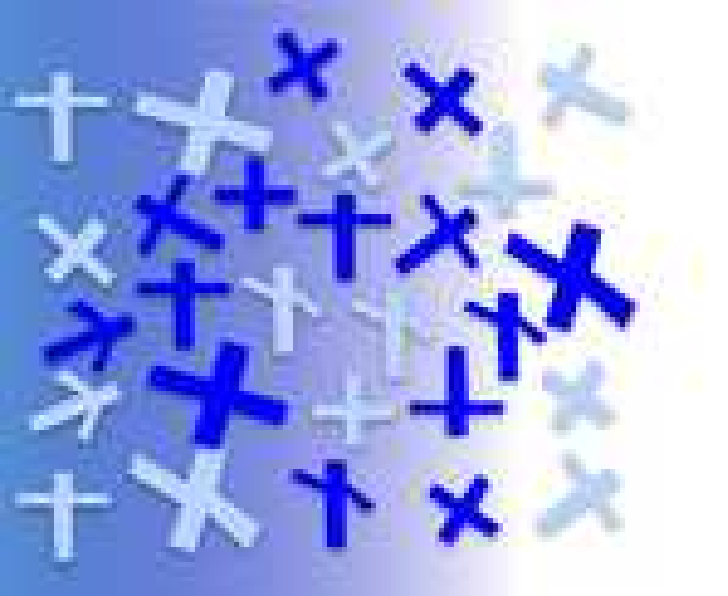
#> input picture UNED/computer-vision/pec2/data/cruces/d.png, 728 x 596 px
$ python pec2_ej4d.py
#> lines starting #> are read from the running program, lines starting #| are printed output that depends on the picture; after the words box and inside, x2 and y2 are one past the last pixel; in counts of white or black regions, pixels touching at a corner belong together
#> further down, img is the input picture: shape (596, 728, 3); mean B, G, R 231.2, 171.3, 158.3
import cv2 as cv
import numpy as np

IMG_PATH = "data/cruces/d.png"

DENOISE_H = 10

ADAPTIVE_BLOCK = 31
ADAPTIVE_C = 7

THICKEN_DILATE_K = 3
THICKEN_DILATE_IT = 1

CLOSE_K = 5
CLOSE_IT = 1

OPEN_K = 3
OPEN_IT = 1

MIN_AREA = 250
MAX_AREA = 10_000_000

DT_WEIGHT_POWER = 2.0
RATIO_LATINA_MIN = 1.25

ROI_SOLID_CLOSE_K = 5
ROI_SOLID_CLOSE_IT = 1

BOX_THICK = 2

def k_odd(v: int) -> int:
    return v if (v % 2 == 1) else (v + 1)


def fill_holes_imfill(bw_0_255: np.ndarray) -> np.ndarray:
    h, w = bw_0_255.shape[:2]
    ff = bw_0_255.copy()
    mask = np.zeros((h + 2, w + 2), dtype=np.uint8)
    cv.floodFill(ff, mask, (0, 0), 255)
    ff_inv = cv.bitwise_not(ff)
    return cv.bitwise_or(bw_0_255, ff_inv)


def solidify_roi(roi_0_255: np.ndarray) -> np.ndarray:
    ksize = k_odd(ROI_SOLID_CLOSE_K)
    pad = ksize

    roi_pad = cv.copyMakeBorder(
        roi_0_255, pad, pad, pad, pad,
        borderType=cv.BORDER_CONSTANT, value=0
    )

    k = cv.getStructuringElement(cv.MORPH_ELLIPSE, (ksize, ksize))
    x = cv.morphologyEx(roi_pad, cv.MORPH_CLOSE, k, iterations=ROI_SOLID_CLOSE_IT)
    x = fill_holes_imfill(x)

    x = x[pad:pad + roi_0_255.shape[0], pad:pad + roi_0_255.shape[1]]
    return x


def weighted_principal_axes_from_dt(mask_0_255: np.ndarray):
    if mask_0_255 is None or mask_0_255.size == 0:
        return None, None, None, None

    bin01 = (mask_0_255 > 0).astype(np.uint8)
    if cv.countNonZero(bin01) < 50:
        return None, None, None, None

    dt = cv.distanceTransform(bin01, cv.DIST_L2, 5)
    dt_max = float(dt.max())
    if dt_max < 1e-6:
        return None, None, None, None

    dt_norm = np.clip(dt / dt_max * 255.0, 0, 255).astype(np.uint8)

    ys, xs = np.where(bin01 > 0)
    pts = np.stack([xs.astype(np.float64), ys.astype(np.float64)], axis=1)

    w = (dt[ys, xs].astype(np.float64) ** DT_WEIGHT_POWER) + 1e-9
    w_sum = float(np.sum(w))
    mu = np.sum(pts * w[:, None], axis=0) / w_sum

    X = pts - mu[None, :]
    C = (X.T * w) @ X / w_sum

    evals, evecs = np.linalg.eigh(C)
    order = np.argsort(evals)[::-1]
    evals = evals[order]
    evecs = evecs[:, order]

    evecs[:, 0] /= (np.linalg.norm(evecs[:, 0]) + 1e-12)
    evecs[:, 1] /= (np.linalg.norm(evecs[:, 1]) + 1e-12)

    return mu, evecs, evals, dt_norm


def raycast_to_mask(bin01: np.ndarray, p0_xy: np.ndarray, v_xy: np.ndarray, step=0.5, max_steps=6000):
    h, w = bin01.shape[:2]
    p = p0_xy.astype(np.float64).copy()

    last_inside = p.copy()
    for _ in range(max_steps):
        p = p + v_xy * step
        x, y = int(round(p[0])), int(round(p[1]))
        if x < 0 or x >= w or y < 0 or y >= h:
            break
        if bin01[y, x] == 0:
            break
        last_inside = p.copy()
    return last_inside


def axis_endpoints(mask_0_255: np.ndarray, mu_xy: np.ndarray, v_xy: np.ndarray):
    bin01 = (mask_0_255 > 0).astype(np.uint8)
    p1 = raycast_to_mask(bin01, mu_xy,  v_xy)
    p2 = raycast_to_mask(bin01, mu_xy, -v_xy)
    return p1, p2


def classify_by_axis_ratio(mask_roi_0_255: np.ndarray):
    solid = solidify_roi(mask_roi_0_255)

    mu, evecs, evals, _ = weighted_principal_axes_from_dt(solid)
    if mu is None:
        return "griega", {"L1": 1.0, "L2": 1.0, "ratio": 1.0, "ok": False}

    v1 = evecs[:, 0]
    v2 = evecs[:, 1]

    p1a, p1b = axis_endpoints(solid, mu, v1)
    p2a, p2b = axis_endpoints(solid, mu, v2)

    L1 = float(np.linalg.norm(p1a - p1b))
    L2 = float(np.linalg.norm(p2a - p2b))
    if L1 < 1e-6 or L2 < 1e-6:
        return "griega", {"L1": L1, "L2": L2, "ratio": 1.0, "ok": False}

    ratio = max(L1, L2) / max(1e-6, min(L1, L2))
    kind = "latina" if ratio >= RATIO_LATINA_MIN else "griega"

    return kind, {"L1": L1, "L2": L2, "ratio": ratio, "ok": True}

def preprocess_d(img_bgr: np.ndarray):
    gray = cv.cvtColor(img_bgr, cv.COLOR_BGR2GRAY)

    gray_dn = cv.fastNlMeansDenoising(gray, None, h=DENOISE_H, templateWindowSize=7, searchWindowSize=21)

    bw = cv.adaptiveThreshold(
        gray_dn, 255,
        adaptiveMethod=cv.ADAPTIVE_THRESH_GAUSSIAN_C,
        thresholdType=cv.THRESH_BINARY_INV,
        blockSize=k_odd(ADAPTIVE_BLOCK),
        C=ADAPTIVE_C
    )
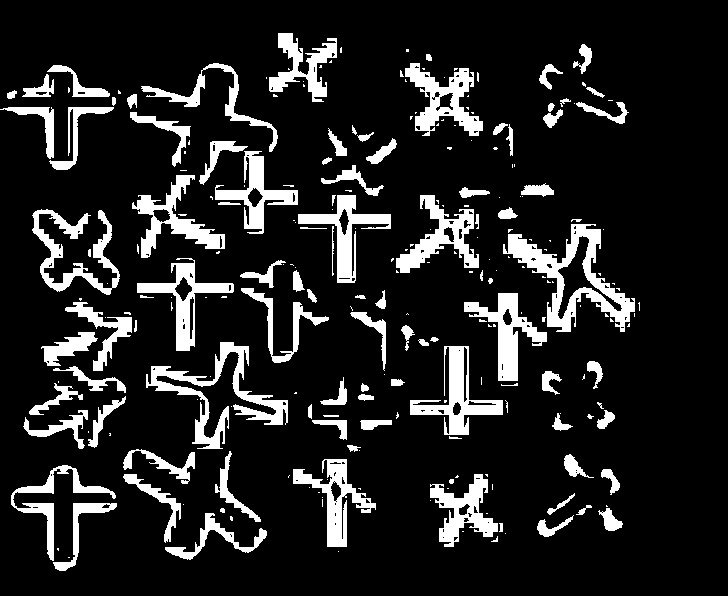
#> bw: shape (596, 728); 13.6% white; 240 white regions (140 under 20 px), largest, box (x1, y1, x2, y2) and area: (503, 224, 635, 332) 4246, (146, 342, 288, 449) 3448, (410, 346, 503, 435) 2537

    kd = cv.getStructuringElement(cv.MORPH_ELLIPSE, (k_odd(THICKEN_DILATE_K), k_odd(THICKEN_DILATE_K)))
    bw = cv.dilate(bw, kd, iterations=THICKEN_DILATE_IT)
#> bw: shape (596, 728); 18.2% white; 131 white regions (33 under 20 px), largest, box (x1, y1, x2, y2) and area: (502, 218, 636, 333) 5690, (145, 341, 289, 450) 4707, (409, 345, 509, 440) 3447

    kc = cv.getStructuringElement(cv.MORPH_ELLIPSE, (k_odd(CLOSE_K), k_odd(CLOSE_K)))
    bw = cv.morphologyEx(bw, cv.MORPH_CLOSE, kc, iterations=CLOSE_IT)
#> bw: shape (596, 728); 19.3% white; 71 white regions (8 under 20 px), largest, box (x1, y1, x2, y2) and area: (122, 341, 289, 561) 8610, (131, 140, 299, 259) 6874, (502, 218, 641, 333) 6195

    bw = fill_holes_imfill(bw)
#> in fill_holes_imfill, `cv.floodFill(ff, mask, (0, 0), 255)`:
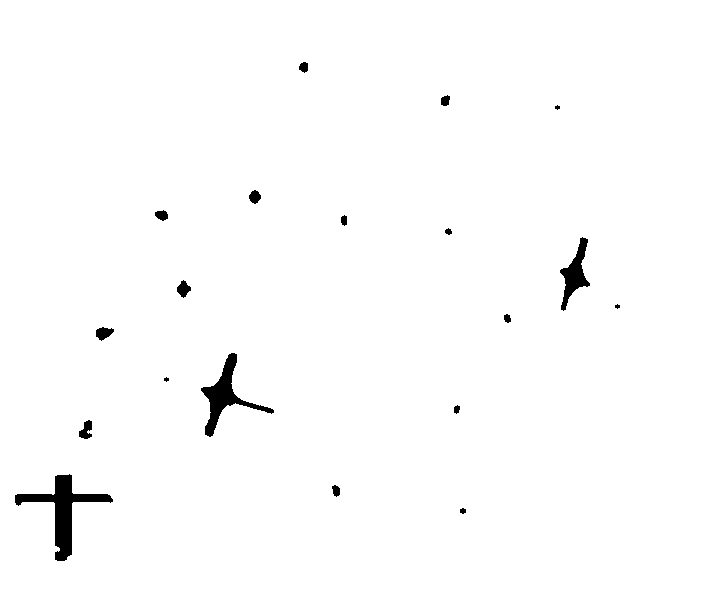
#> ff: shape (596, 728); 98.7% white; 19 black regions (3 under 20 px), largest, box (x1, y1, x2, y2) and area: (15, 474, 113, 561) 2060, (201, 353, 274, 437) 1440, (560, 237, 590, 311) 861
#> in fill_holes_imfill, `return cv.bitwise_or(bw_0_255, ff_inv)`: returned value: shape (596, 728); 20.6% white; 71 white regions (8 under 20 px), largest, box (x1, y1, x2, y2) and area: (122, 341, 289, 561) 10067, (131, 140, 299, 259) 7091, (502, 218, 641, 333) 7073

    ko = cv.getStructuringElement(cv.MORPH_ELLIPSE, (k_odd(OPEN_K), k_odd(OPEN_K)))
    bw = cv.morphologyEx(bw, cv.MORPH_OPEN, ko, iterations=OPEN_IT)
#> bw: shape (596, 728); 20.6% white; 80 white regions (10 under 20 px), largest, box (x1, y1, x2, y2) and area: (131, 140, 299, 259) 7091, (502, 218, 641, 333) 7072, (145, 341, 289, 451) 6574

    return gray_dn, bw

img = cv.imread(IMG_PATH)

gray_dn, bw_final = preprocess_d(img)

bin01 = (bw_final > 0).astype(np.uint8)
dist = cv.distanceTransform(bin01, cv.DIST_L2, 5)
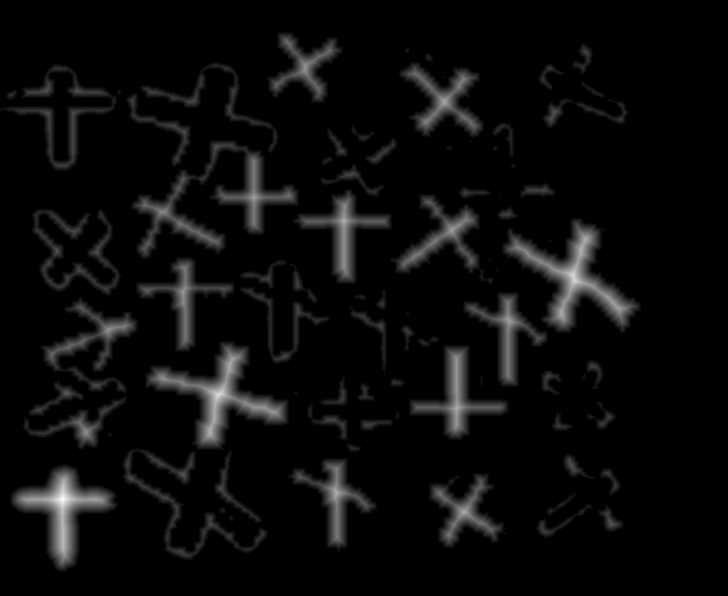
#> dist: shape (596, 728) float32; min 0, max 23.8, mean 1; drawn with min black and max white
dmax = float(dist.max()) if dist.size else 0.0
#> dmax = 23.8
dist_norm = np.zeros_like(bw_final)
if dmax > 1e-6:
    dist_norm = np.clip(dist / dmax * 255.0, 0, 255).astype(np.uint8)

n, labels, stats, cents = cv.connectedComponentsWithStats(bw_final, connectivity=8)
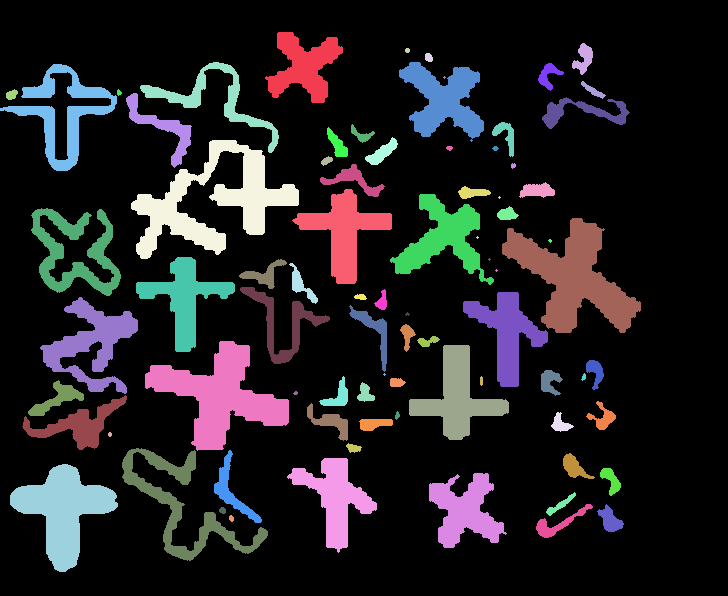
#> labels: shape (596, 728) int32; 81 distinct labels, from 0 to 80; one colour per label, 0 black
#> n = 81; stats = 81 rows, first 6: [0, 0, 728, 596, 344511], [265, 32, 78, 71, 2773], [572, 43, 21, 32, 355], [405, 48, 5, 5, 21], [425, 53, 8, 9, 59], [140, 62, 139, 91, 2009]; cents = 81 pairs, first value 11.31 to 610.7, second value 50 to 523.1

out = img.copy()

for i in range(1, n):
    area = int(stats[i, cv.CC_STAT_AREA])
    if area < MIN_AREA or area > MAX_AREA:
        continue

    x = int(stats[i, cv.CC_STAT_LEFT])
    y = int(stats[i, cv.CC_STAT_TOP])
    w = int(stats[i, cv.CC_STAT_WIDTH])
    h = int(stats[i, cv.CC_STAT_HEIGHT])

    roi = (labels[y:y+h, x:x+w] == i).astype(np.uint8) * 255

    kind, _info = classify_by_axis_ratio(roi)

    if kind == "griega":
        col = (0, 255, 0)
    else:
        col = (255, 0, 0)

    cv.rectangle(out, (x, y), (x + w, y + h), col, BOX_THICK)
#> this loop made 80 passes
#> (area, y) on passes 1, 2, 6, 13, 15, 17, 18, 19: (2773, 32), (355, 43), (3547, 62), (1174, 93), (321, 122), (297, 127), (381, 137), (7091, 140)
#> (area, y) on passes 5, 7, 8, 14: (2009, 62), (297, 63), (3389, 64), (976, 97)
#> pass 1, in solidify_roi, `roi_pad = cv.copyMakeBorder( roi_0_255, pad, pad, pad, pad, borderType..`:
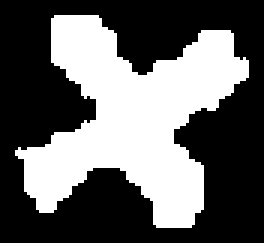
#> roi_pad: shape (81, 88) (shown 3 times larger); 38.9% white; 1 white region, box (x1, y1, x2, y2) and area: (5, 5, 83, 76) 2773
#> after the loop:
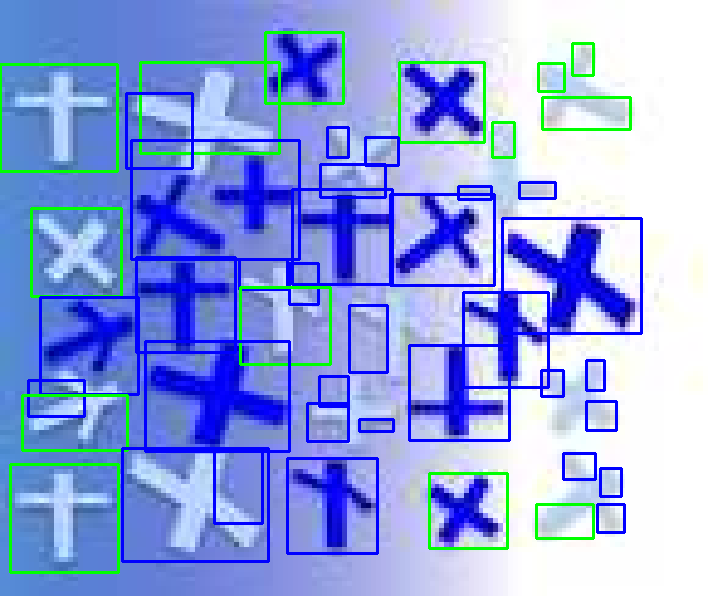
#> out: shape (596, 728, 3); 7.66% of pixels changed, all inside (x1, y1, x2, y2) = (0, 31, 643, 574)
#> after the loop:
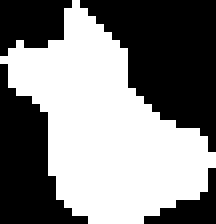
#> roi: shape (28, 27) (shown 8 times larger); 51.2% white; 4 black regions, box (x1, y1, x2, y2) and area: (10, 0, 27, 19) 185, (0, 8, 11, 28) 111, (0, 0, 9, 7) 47, (18, 21, 27, 28) 26

cv.imshow("bw_final (d)", bw_final)
cv.imshow("dist_norm (d)", dist_norm)
cv.imshow("resultado (d): griega=verde | latina=azul", out)

cv.waitKey(0)
cv.destroyAllWindows()
